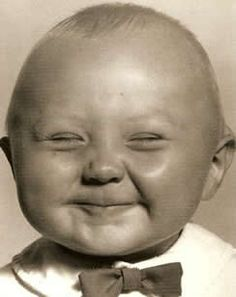
#> input picture images/baby_happy.jpg, 236 x 297 px
$ python -i CVhomework1.py   (imports and definitions only)   (older library calls are emulated)
#> lines starting #> are read from the running program, lines starting #| are printed output that depends on the picture; after the words box and inside, x2 and y2 are one past the last pixel; in counts of white or black regions, pixels touching at a corner belong together
#> further down, picture is the input picture: shape (297, 236, 3); mean B, G, R 126.8, 147.5, 161.5
from scipy.io import loadmat
from scipy import ndimage
from scipy.ndimage import gaussian_filter
import cv2
import os
import numpy as np
import matplotlib.pyplot as plt
from loadImages import loadImages
from operator import itemgetter
import math
import time


# [64 lines left out: functions part1, computeTextureReprs, part3, not called in this run]


def check(R, y, x):
    if R[y, x] > R[y - 1, x - 1] and R[y, x] > R[y - 1, x] \
            and R[y, x] > R[y - 1, x + 1] and R[y, x] > R[y, x - 1] and R[y, x] > R[y, x + 1] \
            and R[y, x] > R[y + 1, x - 1] and R[y, x] > R[y + 1, x] and R[y, x] > R[y + 1, x + 1]:
        return True

    return False


def extract_keypoints(img):
    k = 0.05
    window_size = 5
    image = cv2.cvtColor(img, cv2.COLOR_BGR2GRAY)
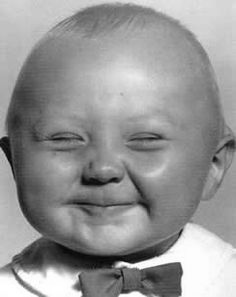
#> image: shape (297, 236); min 7, max 255, mean 149.3
    dx = cv2.Sobel(image, cv2.CV_64F, 1, 0)
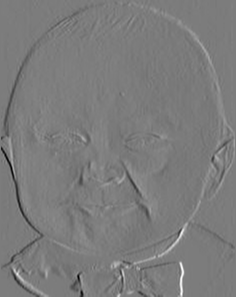
#> dx: shape (297, 236) float64; min -635, max 668, mean -0.1; drawn with min black and max white
    dy = cv2.Sobel(image, cv2.CV_64F, 0, 1)
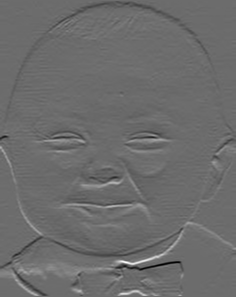
#> dy: shape (297, 236) float64; min -675, max 911, mean -0.2; drawn with min black and max white
    Ixx = dx**2
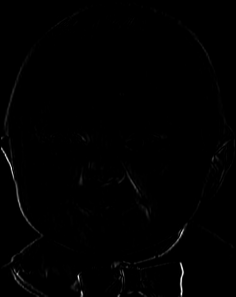
#> Ixx: shape (297, 236) float64; min 0, max 446224, mean 2449.7; drawn with min black and max white
    Iyy = dy**2
    Ixy = dx*dy
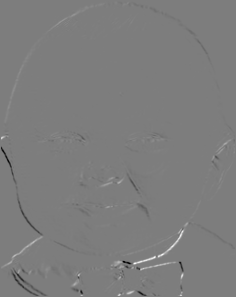
#> Ixy: shape (297, 236) float64; min -172584, max 177895, mean -78.3; drawn with min black and max white
    R = np.zeros((image.shape[0], image.shape[1]))
    pixel_offset = int(window_size / 2)
    location_points = []
    scores = []
    for y in range(pixel_offset, image.shape[0] - pixel_offset):
        for x in range(pixel_offset, image.shape[1] - pixel_offset):
            M = np.zeros((2, 2))
            M[0, 0] = np.sum(Ixx[y - pixel_offset:y + pixel_offset +
                                 1, x - pixel_offset:x + pixel_offset + 1])
            M[0, 1] = np.sum(Ixy[y - pixel_offset:y + pixel_offset +
                                 1, x - pixel_offset:x + pixel_offset + 1])
            M[1, 0] = M[0, 1]
            M[1, 1] = np.sum(Iyy[y - pixel_offset:y + pixel_offset +
                                 1, x - pixel_offset:x + pixel_offset + 1])
            R[y, x] = (np.linalg.det(M)) - k * (np.trace(M)**2)
    threshold = 0.01 * abs(R.max())
#> threshold = 2.65e+10
    # Thresholding pixels
    R[R < threshold] = 0
    # Non-max suppresion
    for y in range(1, image.shape[0] - 1):
        for x in range(1, image.shape[1] - 1):
            if check(R, y, x):
                location_points.append((y, x))
                scores.append((R[y, x], (y, x)))
            else:
                R[y, x] = 0
#> R: shape (297, 236) float64; min 0, max 2.65e+12, mean 305595896.2
#> after the loop, location_points = 114 pairs, first value 135 to 294, second value 2 to 232; scores = 114 items
    R = cv2.dilate(R, None)
    img[R != 0] = [255, 0, 255]
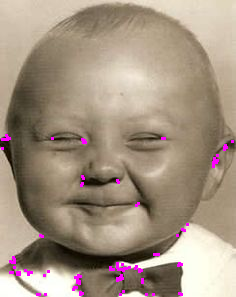
#> img: shape (297, 236, 3); 1.24% of pixels changed, all inside (x1, y1, x2, y2) = (1, 134, 234, 296)
    sortedScores = sorted(scores, key=itemgetter(0))
#> sortedScores = 114 items
    for i in sortedScores:
        cv2.circle(img, (i[1][1], i[1][0]), int(
            i[0]/sortedScores[-1][0]*50), (0, 0, 255))
#> this loop made 114 passes
#> i on passes 1 to 12: (2.65e+10, (265, 178)), (2.74e+10, (178, 83)), (2.78e+10, (277, 75)), (2.78e+10, (283, 79)), (2.8e+10, (139, 7)), (2.87e+10, (279, 142)), (2.89e+10, (254, 154)), (3.02e+10, (138, 9)), (3.03e+10, (138, 52)), (3.07e+10, (149, 224)), (3.21e+10, (294, 153)), (3.31e+10, (142, 85))
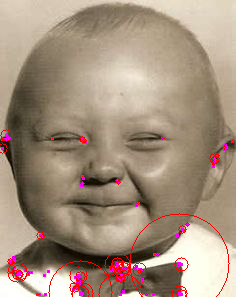
#> img: shape (297, 236, 3); 1.97% of pixels changed, all inside (x1, y1, x2, y2) = (0, 129, 234, 297)
    cv2.imshow('img', img)
    cv2.waitKey(0)
    cv2.destroyAllWindows()
    return location_points, scores, dx, dy


# [87 lines left out: functions compute_features, computeBOWRepr, part7, not called in this run]


# [2 lines not run here, left out]

    # [7 lines of commented-out code are left out]

>>> import cv2
>>> picture = cv2.imread('images/baby_happy.jpg')
>>> result = extract_keypoints(picture)

$ run again, on images/panda2.jpg
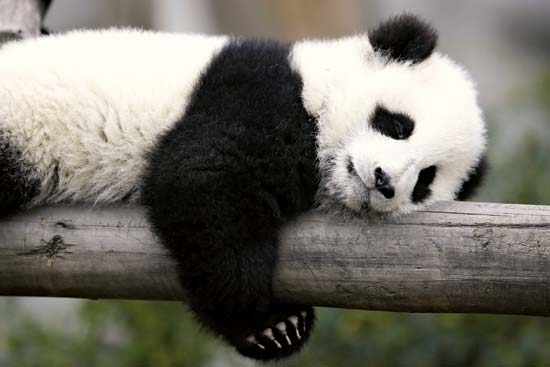
#> input picture images/panda2.jpg, 550 x 367 px
#> picture is the input picture: shape (367, 550, 3); mean B, G, R 102.3, 111.3, 114.2
#> in extract_keypoints, `Ixy = dx*dy`:
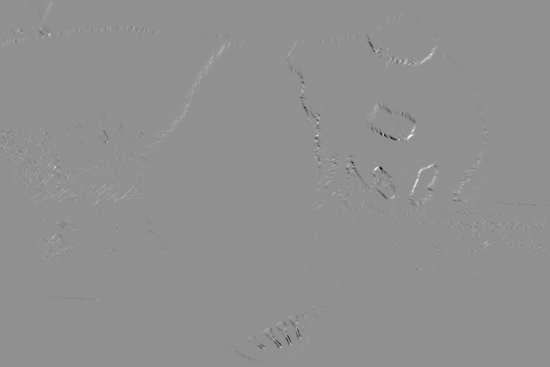
#> Ixy: shape (367, 550) float64; min -319872, max 243516, mean 26.1; drawn with min black and max white
#> threshold = 6.39e+10
#> after the loop in extract_keypoints, `for y in range(1, image.shape[0] - 1):`: location_points = 503 pairs, first value 29 to 349, second value 2 to 540; scores = 503 items
#> the loop in extract_keypoints, `for i in sortedScores:` made 503 passes
#> i on passes 1 to 3: (6.39e+10, (187, 386)), (6.4e+10, (187, 57)), (6.47e+10, (202, 368))
#> after the loop in extract_keypoints, `for i in sortedScores:`:
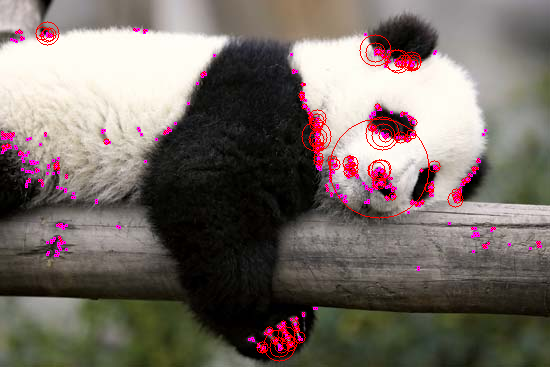
#> img: shape (367, 550, 3); mean B, G, R 102, 108, 118.5
